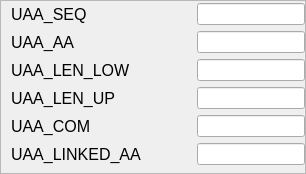
               <widget class="QFrame" name="frame_group_2">
                <property name="sizePolicy">
                 <sizepolicy hsizetype="Preferred" vsizetype="Maximum">
                  <horstretch>0</horstretch>
                  <verstretch>0</verstretch>
                 </sizepolicy>
                </property>
                <property name="layoutDirection">
                 <enum>Qt::LeftToRight</enum>
                </property>
                <property name="frameShape">
                 <enum>QFrame::StyledPanel</enum>
                </property>
                <property name="frameShadow">
                 <enum>QFrame::Raised</enum>
                </property>
                <layout class="QHBoxLayout" name="horizontalLayout_3">
                 <property name="leftMargin">
                  <number>10</number>
                 </property>
                 <property name="topMargin">
                  <number>2</number>
                 </property>
                 <property name="rightMargin">
                  <number>0</number>
                 </property>
                 <property name="bottomMargin">
                  <number>8</number>
                 </property>
                 <item>
                  <layout class="QGridLayout" name="gridLayout_3">
                   <item row="0" column="0">
                    <widget class="QLabel" name="lbl_cfg2_US">
                     <property name="minimumSize">
                      <size>
                       <width>180</width>
                       <height>0</height>
                      </size>
                     </property>
                     <property name="font">
                      <font>
                       <pointsize>12</pointsize>
                      </font>
                     </property>
                     <property name="text">
                      <string>UAA_SEQ</string>
                     </property>
                    </widget>
                   </item>
                   <item row="1" column="1">
                    <widget class="QLineEdit" name="ledt_cfg2_UA">
                     <property name="readOnly">
                      <bool>false</bool>
                     </property>
                    </widget>
                   </item>
                   <item row="4" column="0">
                    <widget class="QLabel" name="lbl_cfg2_UC">
                     <property name="minimumSize">
                      <size>
                       <width>180</width>
                       <height>0</height>
                      </size>
                     </property>
                     <property name="font">
                      <font>
                       <pointsize>12</pointsize>
                      </font>
                     </property>
                     <property name="text">
                      <string>UAA_COM</string>
                     </property>
                    </widget>
                   </item>
                   <item row="1" column="0">
                    <widget class="QLabel" name="lbl_cfg2_UA">
                     <property name="minimumSize">
                      <size>
                       <width>180</width>
                       <height>0</height>
                      </size>
                     </property>
                     <property name="font">
                      <font>
                       <pointsize>12</pointsize>
                      </font>
                     </property>
                     <property name="text">
                      <string>UAA_AA</string>
                     </property>
                    </widget>
                   </item>
                   <item row="5" column="1">
                    <widget class="QLineEdit" name="ledt_cfg2_ULA">
                     <property name="readOnly">
                      <bool>false</bool>
                     </property>
                    </widget>
                   </item>
                   <item row="2" column="0">
                    <widget class="QLabel" name="lbl_cfg2_ULL">
                     <property name="minimumSize">
                      <size>
                       <width>180</width>
                       <height>0</height>
                      </size>
                     </property>
                     <property name="font">
                      <font>
                       <pointsize>12</pointsize>
                      </font>
                     </property>
                     <property name="text">
                      <string>UAA_LEN_LOW</string>
                     </property>
                    </widget>
                   </item>
                   <item row="5" column="0">
                    <widget class="QLabel" name="lbl_cfg2_ULA">
                     <property name="minimumSize">
                      <size>
                       <width>180</width>
                       <height>0</height>
                      </size>
                     </property>
                     <property name="font">
                      <font>
                       <pointsize>12</pointsize>
                      </font>
                     </property>
                     <property name="text">
                      <string>UAA_LINKED_AA</string>
                     </property>
                    </widget>
                   </item>
                   <item row="0" column="1">
                    <widget class="QLineEdit" name="ledt_cfg2_US">
                     <property name="readOnly">
                      <bool>false</bool>
                     </property>
                    </widget>
                   </item>
                   <item row="2" column="1">
                    <widget class="QLineEdit" name="ledt_cfg2_ULL">
                     <property name="readOnly">
                      <bool>false</bool>
                     </property>
                    </widget>
                   </item>
                   <item row="4" column="1">
                    <widget class="QLineEdit" name="ledt_cfg2_UC">
                     <property name="readOnly">
                      <bool>false</bool>
                     </property>
                    </widget>
                   </item>
                   <item row="3" column="0">
                    <widget class="QLabel" name="lbl_cfg2_ULU">
                     <property name="minimumSize">
                      <size>
                       <width>180</width>
                       <height>0</height>
                      </size>
                     </property>
                     <property name="font">
                      <font>
                       <pointsize>12</pointsize>
                      </font>
                     </property>
                     <property name="text">
                      <string>UAA_LEN_UP</string>
                     </property>
                    </widget>
                   </item>
                   <item row="3" column="1">
                    <widget class="QLineEdit" name="ledt_cfg2_ULU">
                     <property name="readOnly">
                      <bool>false</bool>
                     </property>
                    </widget>
                   </item>
                  </layout>
                 </item>
                </layout>
               </widget>
